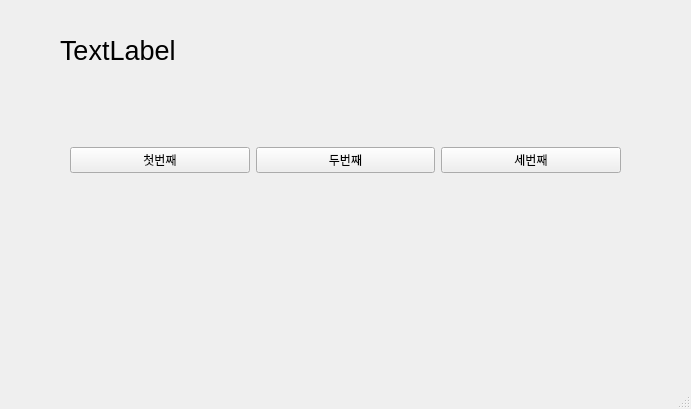
<?xml version="1.0" encoding="UTF-8"?>
<ui version="4.0">
 <class>MainWindow</class>
 <widget class="QMainWindow" name="MainWindow">
  <property name="geometry">
   <rect>
    <x>0</x>
    <y>0</y>
    <width>691</width>
    <height>409</height>
   </rect>
  </property>
  <property name="windowTitle">
   <string>MainWindow</string>
  </property>
  <widget class="QWidget" name="centralwidget">
   <widget class="QWidget" name="horizontalLayoutWidget">
    <property name="geometry">
     <rect>
      <x>70</x>
      <y>100</y>
      <width>551</width>
      <height>121</height>
     </rect>
    </property>
    <layout class="QHBoxLayout" name="horizontalLayout">
     <item>
      <widget class="QPushButton" name="pushButton_3">
       <property name="text">
        <string>첫번째</string>
       </property>
      </widget>
     </item>
     <item>
      <widget class="QPushButton" name="pushButton_2">
       <property name="text">
        <string>두번째</string>
       </property>
      </widget>
     </item>
     <item>
      <widget class="QPushButton" name="pushButton">
       <property name="text">
        <string>세번째</string>
       </property>
      </widget>
     </item>
    </layout>
   </widget>
   <widget class="QLabel" name="label">
    <property name="geometry">
     <rect>
      <x>60</x>
      <y>30</y>
      <width>531</width>
      <height>41</height>
     </rect>
    </property>
    <property name="font">
     <font>
      <pointsize>20</pointsize>
      <bold>false</bold>
     </font>
    </property>
    <property name="text">
     <string>TextLabel</string>
    </property>
   </widget>
  </widget>
  <widget class="QMenuBar" name="menubar">
   <property name="geometry">
    <rect>
     <x>0</x>
     <y>0</y>
     <width>691</width>
     <height>33</height>
    </rect>
   </property>
  </widget>
  <widget class="QStatusBar" name="statusbar"/>
 </widget>
 <resources/>
 <connections>
  <connection>
   <sender>pushButton_3</sender>
   <signal>clicked()</signal>
   <receiver>MainWindow</receiver>
   <slot>firstClick()</slot>
   <hints>
    <hint type="sourcelabel">
     <x>152</x>
     <y>189</y>
    </hint>
    <hint type="destinationlabel">
     <x>207</x>
     <y>242</y>
    </hint>
   </hints>
  </connection>
  <connection>
   <sender>pushButton_2</sender>
   <signal>clicked()</signal>
   <receiver>MainWindow</receiver>
   <slot>secondClick()</slot>
   <hints>
    <hint type="sourcelabel">
     <x>355</x>
     <y>189</y>
    </hint>
    <hint type="destinationlabel">
     <x>411</x>
     <y>253</y>
    </hint>
   </hints>
  </connection>
  <connection>
   <sender>pushButton</sender>
   <signal>clicked()</signal>
   <receiver>MainWindow</receiver>
   <slot>thirdClick()</slot>
   <hints>
    <hint type="sourcelabel">
     <x>552</x>
     <y>189</y>
    </hint>
    <hint type="destinationlabel">
     <x>610</x>
     <y>245</y>
    </hint>
   </hints>
  </connection>
 </connections>
 <slots>
  <slot>firstClick()</slot>
  <slot>secondClick()</slot>
  <slot>thirdClick()</slot>
 </slots>
</ui>
